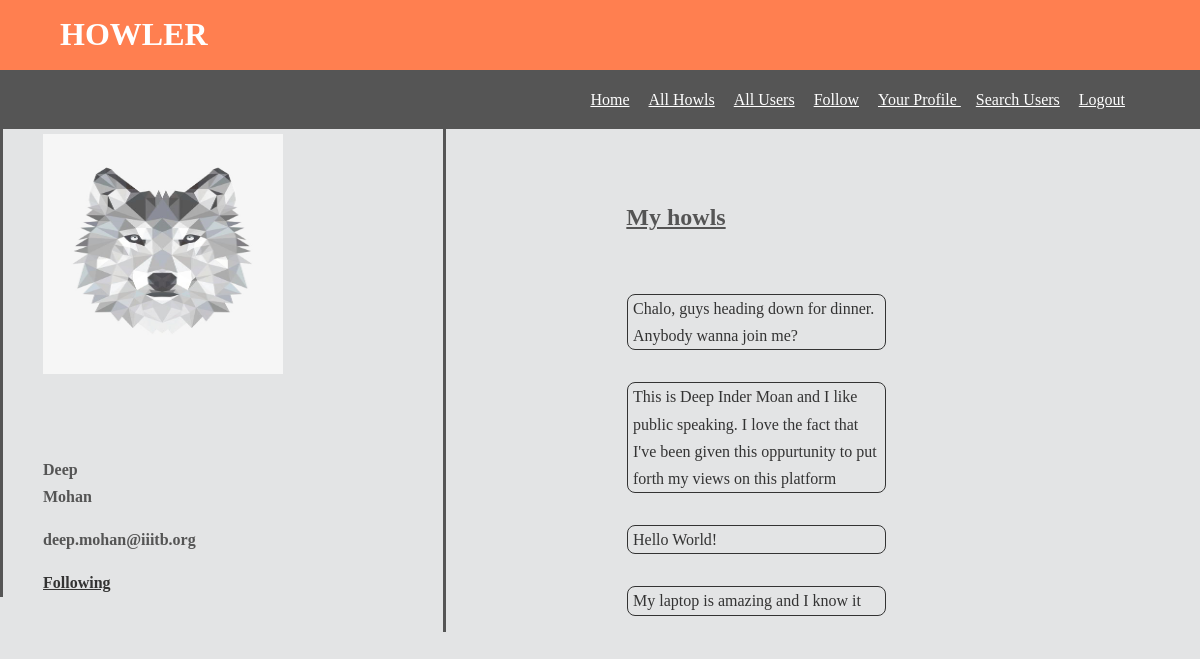
Page /profile/ (signed in) on the committed database.
### howler_app/models.py (models this page shows, shortened)
class UserProfile(models.Model):
    user = models.OneToOneField(User)
    follows = models.ManyToManyField('self', related_name='followed_by',symmetrical=False)
    picture = models.ImageField(upload_to='profile_picture',blank=True,default = 'profile_picture/blankgravatar.jpg')

class Howler(models.Model):
    howl = models.CharField(max_length=150)
    user = models.ForeignKey(User)
    creation_date = models.DateTimeField(auto_now=True, blank=True)

### howler_app/views.py (the view)
# urls.py: url(r'^profile/$',views.user_profile),
@login_required(login_url="login/")
def user_profile(request):
    current_user = UserProfile.objects.filter(user=request.user)
    user_howls = Howler.objects.filter(user=request.user).order_by('-creation_date')
    context_dict={'current_user':current_user,'user_howls':user_howls}
    return render(request,'howler_app/user_profile.html',context=context_dict)

### templates/howler_app/user_profile.html (shortened to what this page needs)
<!DOCTYPE html>
{% load staticfiles %}
<html lang="en">
<head>
</head>
<body>
    <link rel="stylesheet" type= "text/css" href="{% static 'css/user_profile.css'%}">
    <header id="app_name">
      <div class = "container">
      <h1> HOWLER </h1>
    </div>
    </header>
      <nav id="navbar">
        <div class = "container">
          <ul>
            <li> <a href = "/homepage/">Home</a> </li>
            <li><a href = "/howls/">All Howls</a></li>
            <li><a href = "/users/">All Users</a></li>
            <li><a href = "/add/">Follow</a></li>
              <li> <a href="/profile/">Your Profile </a></li>
            <li><a href = "/search/">Search Users</a></li>
            <li><a href = "/logout/">  Logout</a></li>
          </ul>
        </div>
      </nav>
    <div class= "wrapper">
      <div class = "propic">
          <img src = "{{ user.userprofile.picture.url}}" width="240" height="240">
      </div>
      <br><br><br><br><br><br><br><br><br><br><br><br>
      <div class = "name">
          {% for users in current_user %}
          {{users.user.first_name}}
          {{users.user.last_name}}
        <p>  {{users.user.email}} </p>
        <a href = "/following/"> Following</a>
          {%endfor%}
      </div>
    </div>
      <div class = "wrapper">
          <br>
          <br>
          <h2> My howls </h2> <br>
          <div class="howls">
          {% for howlsiwant in user_howls%}
            <p>{{howlsiwant.howl}}</p>
               {%endfor%}
          </div>
  </div>
</body>
</html>

### static/css/user_profile.css (style rules this page uses)
body { background-color:#e3e4e5; font-family:serif; font-size:16; color:#555; line-height:1.7em; padding:0; margin:0; border:0; }
.container { width:90%; margin:auto; overflow:hidden; }
#app_name { background-color:coral; color:#fff; }
#navbar { background-color:#555; color:#fff; }
#navbar ul { padding:0; list-style: none; text-align: right; }
#navbar li { display:inline; margin-right:15px; }
#navbar a { color:white; text-decoration: underline; }
a { color:#333; text-decoration: underline; }
.name { width:20%; float:left; text-align: left; margin-left: 20px; font-weight:600; border-top: #555; border-bottom: #555; }
.propic { width: 20%; margin-top: 5px; margin-left: 20px; margin-bottom:0; border-bottom:0; padding-bottom:0; float: left; text-align: left; }
.howls { text-align:left; }
.wrapper h2 { text-align: center; text-decoration: underline; }
.howls p { float: right; width: 60%; padding-left: 5px; color:#333; border : 1px #333 solid; border-radius: 8px; }
.wrapper { padding-left: 20px; float:left; width:35%; border-left:3px #555 solid; }

### rows in the picture
UserProfile: user.first_name "Deep", user.last_name "Mohan", user.email "deep.mohan@iiitb.org"
Howler: howl "Chalo, guys heading down for dinner. Anybody wanna join me?"
Howler: howl "This is Deep Inder Moan and I like public speaking. I love the fact that I've been given this oppurtunity to put forth my views on this platform"
Howler: howl "Hello World!"
Howler: howl "My laptop is amazing and I know it"
